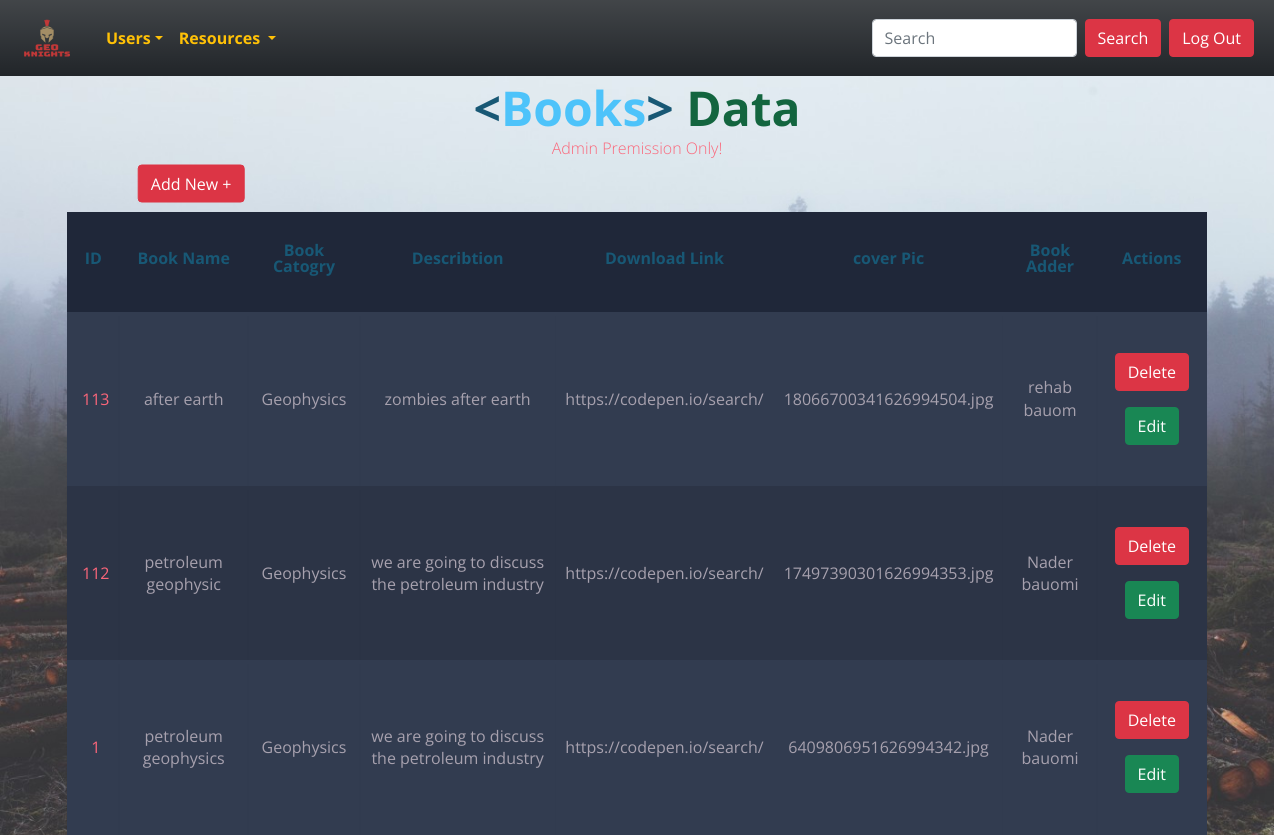
Before: /admin/resources/books/index.php (signed in) with the older database file.
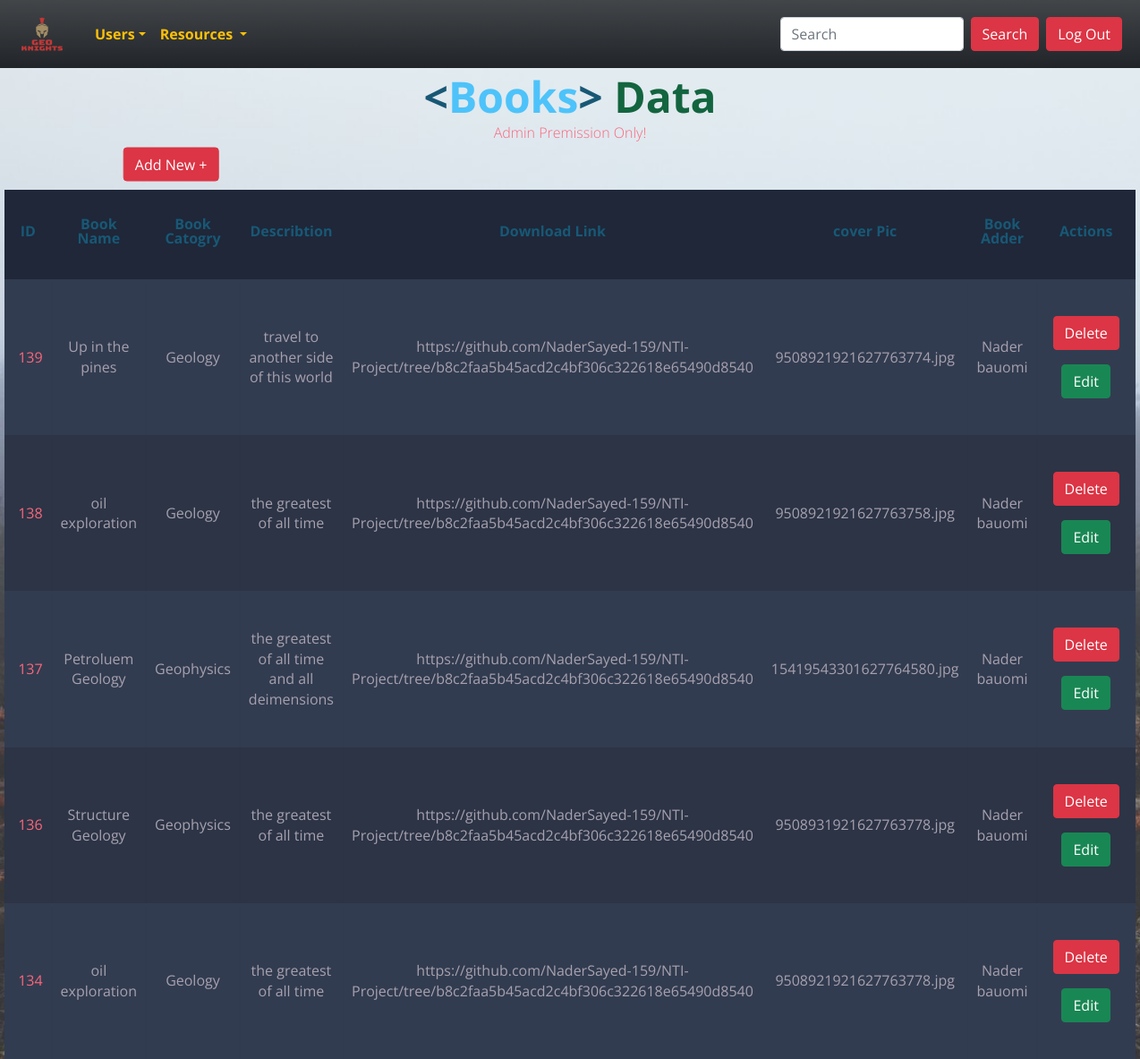
After: the same page with the newer database file.
### tables this page shows
CREATE TABLE `books` (
  `id` int(11) NOT NULL,
  `book_name` char(80) NOT NULL,
  `book_category` int(11) DEFAULT NULL,
  `describtion` varchar(300) NOT NULL,
  `Download` varchar(300) NOT NULL,
  `coverPic` char(60) NOT NULL,
  `book_adder` int(11) DEFAULT NULL
);

CREATE TABLE `bookscategory` (
  `id` int(11) NOT NULL,
  `book_category` char(60) NOT NULL
);

CREATE TABLE `users` (
  `id` int(11) NOT NULL,
  `name` char(50) NOT NULL,
  `email` char(80) NOT NULL,
  `password` char(50) NOT NULL,
  `phone` char(11) NOT NULL,
  `gender` char(40) NOT NULL,
  `user_type` int(11) DEFAULT NULL
);

### helpers/paths.php (called while the page is built, shortened)
<?php
function resources($dis){
    return "http://" . $_SERVER['SERVER_NAME'] . "/g2p/admin/resources/" . $dis;
}
function css($dis){
    return   "http://" . $_SERVER['SERVER_NAME'] . "/g2p/assests/css/" . $dis;
}
?>

### admin/resources/books/index.php (the view, shortened to what this page needs)
<?php
require "../../../helpers/paths.php";
require '../../../helpers/dbConnection.php';
require '../../../layout/navAdmin.php';
$sql = "select books.* , bookscategory.id as bookId , bookscategory.book_category as category , users.id as userID ,users.name as adder from books join bookscategory on books.book_category = bookscategory.id join users on books.book_adder = users.id  order by books.id desc";
$op = mysqli_query($con, $sql);
?>
<!DOCTYPE html>
<html lang="en">
<head>
    <link rel="stylesheet" href="<?php echo css('display.css') ?>">
</head>
<body>
    <h1 class="m-2"><span class="blue">&lt;</span>Books<span class="blue">&gt;</span> <span class="yellow">Data</pan>
    </h1>
    <h2>Admin Premission Only! <br><br>
    </h2>
    <a href="<?php echo resources('books/create.php') ?>" class="btn btn-danger add">Add New +</a>
    <table class="container">
        <thead>
            <tr>
                <th>
                    <h1>ID</h1>
                </th>
                <th>
                    <h1>Book Name</h1>
                </th>
                <th>
                    <h1>Book Catogry</h1>
                </th>
                <th>
                    <h1>Describtion</h1>
                </th>
                <th>
                    <h1>Download Link</h1>
                </th>
                <th>
                    <h1>cover Pic</h1>
                </th>
                <th>
                    <h1>Book Adder</h1>
                </th>
                <th>
                    <h1>Actions</h1>
                </th>
            </tr>
        </thead>
        <tbody>
            <?php while ($data = mysqli_fetch_assoc($op)) { ?>
                <tr class="text-center">
                    <td><?php echo $data['id']; ?></td>
                    <td><?php echo $data['book_name']; ?></td>
                    <td><?php echo $data['category']; ?></td>
                    <td style=" text-align: center; "><?php echo $data['describtion']; ?></td>
                    <td style="overflow: hidden;text-overflow: ellipsis;"><?php echo $data['Download']; ?></td>
                    <td style="white-space: nowrap;overflow: hidden;text-overflow: ellipsis;"><?php echo $data['coverPic']; ?></td>
                    <td><?php echo $data['adder']; ?></td>
                    <td>
                        <a href="delete.php?id=<?php echo $data['id'] ?>" class="btn btn-danger m-2 ">Delete</a>
                        <a href="edit.php?id=<?php echo $data['id']; ?>" class="btn btn-success m-2 ">Edit</a>
                    </td>
                </tr>
            <?php } ?>
        </tbody>
    </table>
</body>
</html>

Changed rows visible on the page:
removed books: id "113", book_name "after earth", book_category.book_category "Geophysics", describtion "zombies after earth", Download "https://codepen.io/search/", coverPic "18066700341626994504.jpg", book_adder.name "rehab bauom"
removed books: id "112", book_name "petroleum geophysic", book_category.book_category "Geophysics", describtion "we are going to discuss the petroleum industry", Download "https://codepen.io/search/", coverPic "17497390301626994353.jpg", book_adder.name "Nader bauomi"
removed books: id "1", book_name "petroleum geophysics", book_category.book_category "Geophysics", describtion "we are going to discuss the petroleum industry", Download "https://codepen.io/search/", coverPic "6409806951626994342.jpg", book_adder.name "Nader bauomi"
added books: id "139", book_name "Up in the pines", book_category.book_category "Geology", describtion "travel to another side of this world", Download "https://github.com/NaderSayed-159/NTI-Project/tree/b8c2faa5b45acd2c4bf306c322618e65490d8540", coverPic "9508921921627763774.jpg", book_adder.name "Nader bauomi"
added books: id "138", book_name "oil exploration", book_category.book_category "Geology", describtion "the greatest of all time", Download "https://github.com/NaderSayed-159/NTI-Project/tree/b8c2faa5b45acd2c4bf306c322618e65490d8540", coverPic "9508921921627763758.jpg", book_adder.name "Nader bauomi"
added books: id "137", book_name "Petroluem Geology", book_category.book_category "Geophysics", describtion "the greatest of all time and all deimensions", Download "https://github.com/NaderSayed-159/NTI-Project/tree/b8c2faa5b45acd2c4bf306c322618e65490d8540", coverPic "15419543301627764580.jpg", book_adder.name "Nader bauomi"
added books: id "136", book_name "Structure Geology", book_category.book_category "Geophysics", describtion "the greatest of all time", Download "https://github.com/NaderSayed-159/NTI-Project/tree/b8c2faa5b45acd2c4bf306c322618e65490d8540", coverPic "9508931921627763778.jpg", book_adder.name "Nader bauomi"
added books: id "134", book_name "oil exploration", book_category.book_category "Geology", describtion "the greatest of all time", Download "https://github.com/NaderSayed-159/NTI-Project/tree/b8c2faa5b45acd2c4bf306c322618e65490d8540", coverPic "9508921921627763778.jpg", book_adder.name "Nader bauomi"
